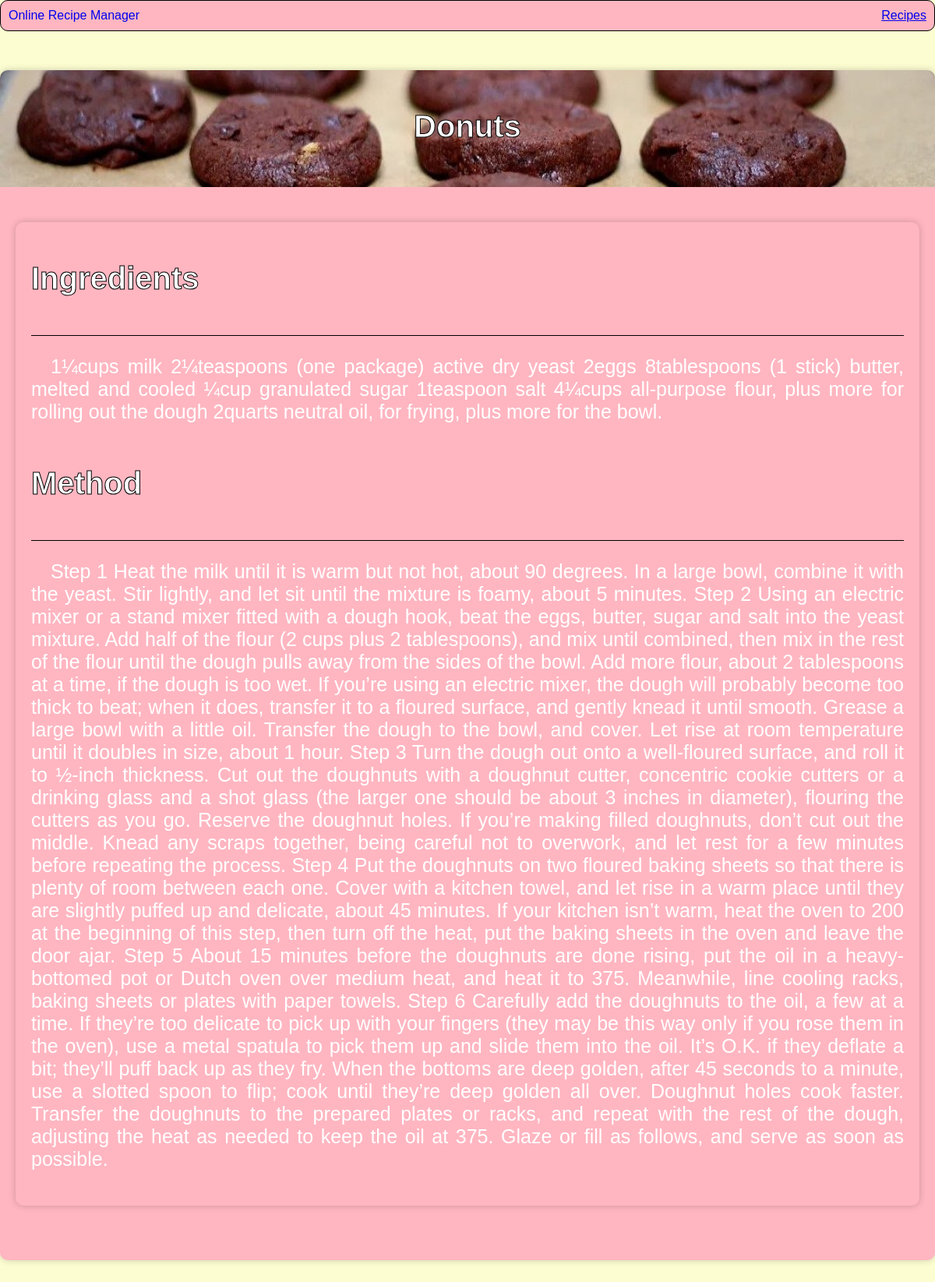
The app's page /recipe/1, older data.
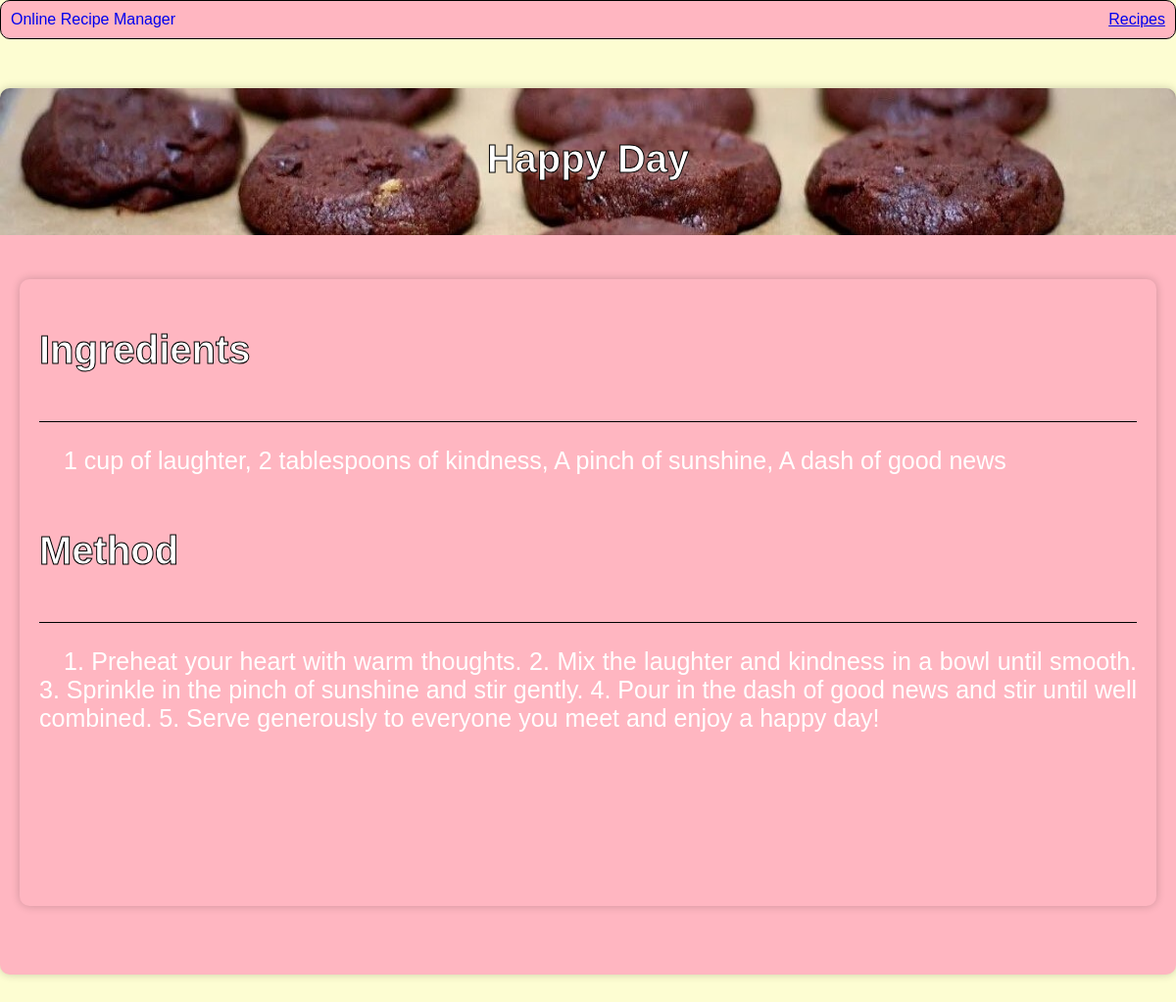
The same page, newer data.
### app.py (models this page shows)
class Recipe(db.Model):
    id = db.Column(db.Integer, primary_key = True)
    title = db.Column(db.String(255), nullable = False)
    ingredients = db.Column(db.String(1000), nullable = False)
    method = db.Column(db.String(5000), nullable = False)
    date_created = db.Column(db.DateTime, default = datetime.utcnow)
    user_id = db.Column(db.Integer, db.ForeignKey('user.id'))
    author = db.relationship('User', backref='recipes')

### app.py (the view)
@app.route('/recipe/<int:recipe_id>')
def recipe_detail(recipe_id):
    recipe = Recipe.query.get(recipe_id)
    if recipe is None:
        abort(404)
    return render_template('recipe_detail.html', recipe=recipe)

### templates/recipe_detail.html (shortened to what this page needs)
{% extends 'base.html' %}
{% block body%}
    <h1>{{ recipe.title }}</h1>
    <div class="recipe-info">
        <div class="recipe-info-ingredients">
            <h3>Ingredients</h3>
            <hr>
            <p>{{ recipe.ingredients }}</p>
        </div>
        <div class="recipe-info-method">
            <h3>Method</h3>
            <hr>
            <p>{{ recipe.method }}</p>
        </div>
    </div>
{% endblock %}

Row changes from the older to the newer data that the page shows:
changed Recipe: title "Donuts" → "Happy Day"; ingredients "1¼cups milk 2¼teaspoons (one package) active dry yeast 2eggs 8tablespoons (1 stick) butter, melted and cooled ¼cup granulated sugar 1teaspoon salt 4¼cups all-purpose flour, plus more for rolling out the dough 2quarts neutral oil, for frying, plus more for the bowl." → "1 cup of laughter, 2 tablespoons of kindness, A pinch of sunshine, A dash of good news"; method "Step 1 Heat the milk until it is warm but not hot, about 90 degrees. In a large bowl, combine it with the yeast. Stir lightly, and let sit until the mixture is foamy, about 5 minutes. Step 2 Using an electric mixer or a stand mixer fitted with a dough hook, beat the eggs, butter, sugar and salt into the yeast mixture. Add half of the flour (2 cups plus 2 tablespoons), and mix until combined, then mix in the rest of the flour until the dough pulls away from the sides of the bowl. Add more flour, about 2 tablespoons at a time, if the dough is too wet. If you’re using an electric mixer, the dough will probably become too thick to beat; when it does, transfer it to a floured surface, and gently…" → "1. Preheat your heart with warm thoughts. 2. Mix the laughter and kindness in a bowl until smooth. 3. Sprinkle in the pinch of sunshine and stir gently. 4. Pour in the dash of good news and stir until well combined. 5. Serve generously to everyone you meet and enjoy a happy day!"
